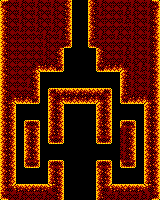

This is a level from a 2D game, rendered from its Tiled map with the project's own tilesets. A one-line summary and the complete map file follow:
An orthogonal 20x25 tile map with 8x8 px tiles, 1 tile layer (Capa de patrones 1).

<map version="1.5" tiledversion="1.7.2" orientation="orthogonal" renderorder="right-down" width="20" height="25" tilewidth="8" tileheight="8" infinite="0" nextlayerid="2" nextobjectid="1">
 <tileset firstgid="1" source="tileset_02.tsx" />
 <layer id="1" name="Capa de patrones 1" width="20" height="25">
  <data encoding="csv">
11,18,19,18,19,18,19,18,3,1,1,5,19,18,18,18,19,18,19,12,
5,18,19,18,19,18,19,18,4,1,1,6,19,18,18,19,19,18,19,4,
6,18,19,18,19,18,19,18,4,1,1,6,18,18,18,19,19,18,19,3,
5,18,19,18,19,18,19,18,3,1,1,5,18,18,18,18,19,18,19,4,
6,18,18,18,18,19,18,19,4,1,1,6,19,18,19,18,19,18,19,3,
5,18,18,18,18,19,18,18,14,1,1,13,18,18,18,18,19,18,19,4,
6,18,18,18,18,19,18,3,1,1,1,1,5,18,18,19,19,18,19,3,
5,18,18,18,18,19,18,4,1,1,1,1,6,18,18,19,19,18,19,4,
6,18,18,18,23,7,8,14,1,1,1,1,13,7,8,20,19,19,19,3,
5,18,18,18,3,1,1,1,1,1,1,1,1,1,1,5,19,18,19,4,
6,18,18,19,4,1,1,1,1,1,1,1,1,1,1,6,19,18,19,3,
5,18,18,18,4,1,11,24,2,24,2,24,24,12,1,6,19,18,19,4,
6,23,7,8,14,1,5,23,7,8,7,8,20,3,1,13,7,8,20,3,
5,4,1,1,1,1,5,3,1,1,1,1,5,3,1,1,1,1,5,4,
6,3,1,1,1,1,6,4,1,1,1,1,5,4,1,1,1,1,6,3,
5,4,1,11,12,1,5,3,1,1,1,1,6,3,1,11,12,1,6,4,
6,3,1,5,3,1,6,4,1,1,1,1,5,4,1,19,3,1,5,3,
5,4,1,6,4,1,13,14,1,1,1,1,13,14,1,19,4,1,6,4,
6,3,1,5,3,1,1,1,1,1,1,1,1,1,1,19,3,1,5,3,
5,4,1,6,4,1,1,1,1,1,1,1,1,1,1,19,4,1,5,4,
6,3,1,13,14,1,11,12,1,1,1,1,11,12,1,13,14,1,6,3,
5,4,1,1,1,1,5,3,1,1,1,1,5,3,1,1,1,1,5,4,
6,3,1,1,1,1,6,4,1,1,1,1,6,4,1,1,1,1,6,3,
5,22,2,24,2,2,21,4,1,1,1,1,5,22,2,24,2,2,21,4,
13,18,19,18,18,19,18,4,1,1,1,1,6,18,19,18,18,19,19,14
</data>
 </layer>
</map>
